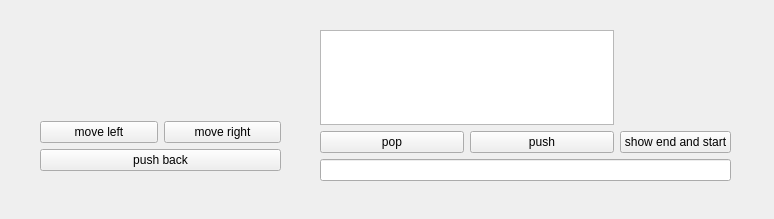
<?xml version="1.0" encoding="UTF-8"?>
<ui version="4.0">
 <class>MainWindow</class>
 <widget class="QMainWindow" name="MainWindow">
  <property name="geometry">
   <rect>
    <x>0</x>
    <y>0</y>
    <width>774</width>
    <height>219</height>
   </rect>
  </property>
  <property name="windowTitle">
   <string>MainWindow</string>
  </property>
  <widget class="QWidget" name="centralwidget">
   <widget class="QWidget" name="">
    <property name="geometry">
     <rect>
      <x>320</x>
      <y>30</y>
      <width>411</width>
      <height>151</height>
     </rect>
    </property>
    <layout class="QVBoxLayout" name="verticalLayout_6">
     <item>
      <layout class="QHBoxLayout" name="horizontalLayout_3">
       <item>
        <layout class="QVBoxLayout" name="verticalLayout_4">
         <item>
          <widget class="QListWidget" name="queueListWidget"/>
         </item>
         <item>
          <layout class="QHBoxLayout" name="horizontalLayout_2">
           <item>
            <widget class="QPushButton" name="popButton">
             <property name="text">
              <string>pop</string>
             </property>
            </widget>
           </item>
           <item>
            <widget class="QPushButton" name="pushButton">
             <property name="text">
              <string>push</string>
             </property>
            </widget>
           </item>
          </layout>
         </item>
        </layout>
       </item>
       <item>
        <layout class="QVBoxLayout" name="verticalLayout_5">
         <item>
          <widget class="QLabel" name="endLabel">
           <property name="text">
            <string/>
           </property>
          </widget>
         </item>
         <item>
          <widget class="QLabel" name="startLabel">
           <property name="text">
            <string/>
           </property>
          </widget>
         </item>
         <item>
          <widget class="QPushButton" name="startAndEndButton">
           <property name="minimumSize">
            <size>
             <width>0</width>
             <height>20</height>
            </size>
           </property>
           <property name="text">
            <string>show end and start</string>
           </property>
          </widget>
         </item>
        </layout>
       </item>
      </layout>
     </item>
     <item>
      <widget class="QLineEdit" name="queueLineEdit"/>
     </item>
    </layout>
   </widget>
   <widget class="QWidget" name="">
    <property name="geometry">
     <rect>
      <x>40</x>
      <y>30</y>
      <width>241</width>
      <height>141</height>
     </rect>
    </property>
    <layout class="QVBoxLayout" name="verticalLayout_2">
     <item>
      <widget class="QLabel" name="showLabel">
       <property name="text">
        <string/>
       </property>
      </widget>
     </item>
     <item>
      <layout class="QVBoxLayout" name="verticalLayout">
       <item>
        <layout class="QHBoxLayout" name="horizontalLayout">
         <item>
          <widget class="QPushButton" name="moveLeftButton">
           <property name="text">
            <string>move left</string>
           </property>
          </widget>
         </item>
         <item>
          <widget class="QPushButton" name="moveRightButton">
           <property name="text">
            <string>move right</string>
           </property>
          </widget>
         </item>
        </layout>
       </item>
       <item>
        <widget class="QPushButton" name="pushBackButton">
         <property name="text">
          <string>push back</string>
         </property>
        </widget>
       </item>
      </layout>
     </item>
    </layout>
   </widget>
  </widget>
 </widget>
 <resources/>
 <connections/>
</ui>
